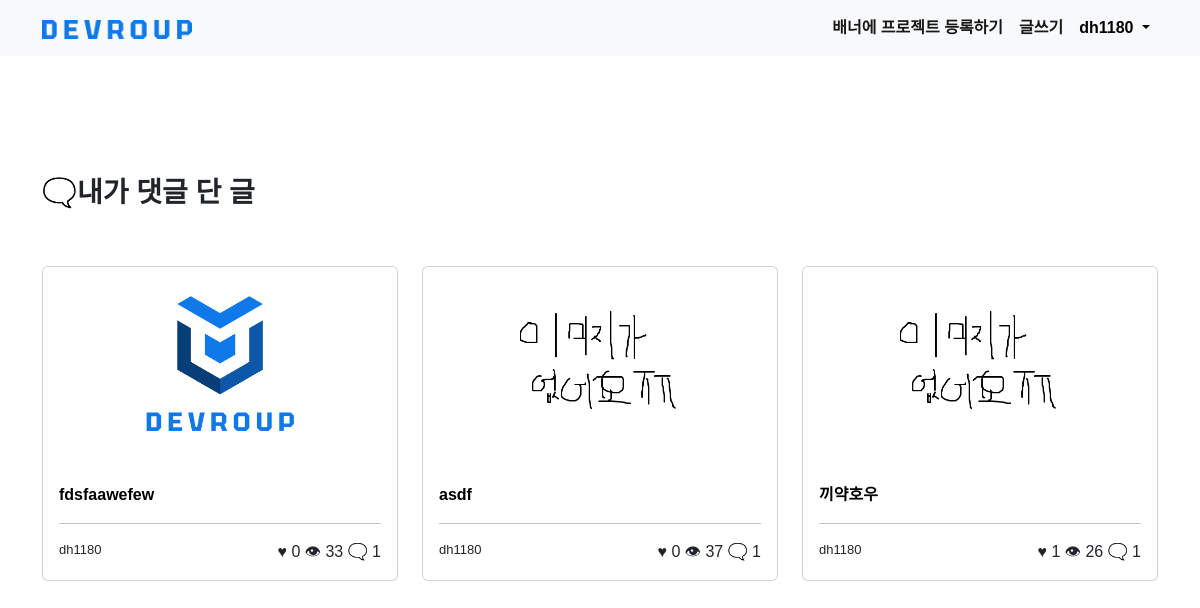
Screenshot of /user/user_comment_posts/ (signed in) with the database file from the repository.
### community/models.py (models this page shows, shortened)
class Comment(models.Model):
    post = models.ForeignKey(Post, on_delete=models.CASCADE)
    author = models.ForeignKey(User, on_delete=models.CASCADE, null=True)
    content = models.TextField()
    date = models.DateTimeField(auto_now_add=True)

class Post(models.Model):
    title = models.CharField(max_length=200)
    author = models.ForeignKey(User, on_delete=models.CASCADE, null=True)
    hit = models.IntegerField(default=0)
    like = models.IntegerField(default=0)
    like_users = models.ManyToManyField(User, related_name='like_posts')
    date = models.DateTimeField(auto_now_add=True)
    image = models.ImageField(upload_to='community_thumbnail', null=True)
    content = models.TextField()
    github_address = models.URLField(null=True)
    def get_comment_count(self):
        return Comment.objects.filter(post=self).count()

### user/views.py (the view)
# urls.py: path('user_comment_posts/', views.user_comment_posts, name='user_comment_posts'),
def user_comment_posts(request):
    comment_posts = Comment.objects.filter(author=request.user).order_by('-date')
    return render(request, 'user/user_comment_posts.html', {'comment_posts': comment_posts})

### user/templates/user/user_comment_posts.html (shortened to what this page needs)
{% extends 'community/base.html' %} {% block content %}
<br /><br /><br /><br /><br />
<div class="container">
    <div class="row mb-5">
        <h3 style="font-weight: 1000;">🗨️내가 댓글 단 글</h3>
    </div>
    <div class="row">
        {% for comment_post in comment_posts %}
        <div class="col-md-4 col-sm-12 mb-5">
            <div class="card h-100">
                <div class="media-container">
                    <img
                        src="{{ comment_post.post.image.url }}"
                        class="card-img-top"
                        style="object-fit: cover; height: 200px;"
                    />
                </div>
                <div class="card-body">
                    <a
                        class="card-title stretched-link"
                        href="{% url 'community:post_detail' pk=comment_post.post.pk %}"
                       style="font-weight: bold;"
                        >{{ comment_post.post.title }}</a
                    >
                    <br />
                    <hr />
                    <div class="row">
                        <div class="col-6" style="font-size: small">
                            {{ comment_post.post.author }}
                        </div>
                        <div class="col-6 text-end">
                            ♥&nbsp;{{ comment_post.post.like }}
                            👁&nbsp;{{ comment_post.post.hit }}
                            🗨️&nbsp;{{ comment_post.post.get_comment_count }}
                        </div>
                    </div>
                </div>
            </div>
        </div>
        {% endfor %}
    </div>
{% endblock content %}

### community/templates/community/base.html (shortened to what this page needs)
{% load static %} {% load socialaccount %}
<!DOCTYPE html>
<html lang="en">
    <head>
        <link
            href="https://cdn.jsdelivr.net/npm/bootstrap@5.2.3/dist/css/bootstrap.min.css"
            rel="stylesheet"
        />
        <link
            rel="stylesheet"
            href="https://uicdn.toast.com/editor/latest/toastui-editor.min.css"
        />
    </head>
    <body>
        <nav class="navbar navbar-expand-md bg-light">
            <div class="container">
                <a
                    class="navbar-brand"
                    href="/"
                    id="brand">
                <img src="/media/logo/Devroup_Word_full_transparent.png" style="width: 150px"/>
                </a>
                <div
                    class="collapse navbar-collapse justify-content-end"
                    id="navbarSupportedContent"
                >
                    <ul class="navbar-nav mb-2 mb-lg-0" style="font-weight: bold;">
                        {% if user.is_authenticated %}
                        <li>
                            <a class="nav-link active" href="https://forms.gle/mQgPoKs9G4k7mtDo8"
                                >배너에 프로젝트 등록하기</a
                            >
                        </li>
                        <li>
                            <a class="nav-link active" href="{% url 'community:post_create' %}"
                                >글쓰기</a
                            >
                        </li>
                        <li class="nav-item dropdown">
                            <a
                                class="nav-link dropdown-toggle"
                                href="#"
                                id="navbarDropdown"
                                role="button"
                                data-bs-toggle="dropdown"
                                aria-expanded="false"
                            >
                                {{ user.username }}
                            </a>
                        </li>
                        {% endif %}
                    </ul>
                    </div>
                    </div>
        </nav>
        {% block content %} {% endblock %}
    </body>
</html>

### community/templates/community/base.html (style rules this page uses)
body { font-family: 'Noto Sans KR', sans-serif; }

### user/templates/user/user_comment_posts.html (style rules this page uses)
a { cursor: pointer; }
a:link { color: black; text-decoration: none; }

### rows the page displays
Comment: post.image (picture), post "fdsfaawefew", post.author "dh1180", post.like "0", post.hit "33", post.get_comment_count "1"
Comment: post.image (picture), post "asdf", post.author "dh1180", post.like "0", post.hit "37", post.get_comment_count "1"
Comment: post.image (picture), post "끼약호우", post.author "dh1180", post.like "1", post.hit "26", post.get_comment_count "1"

### other values shown
{{ user.username }} "dh1180"
